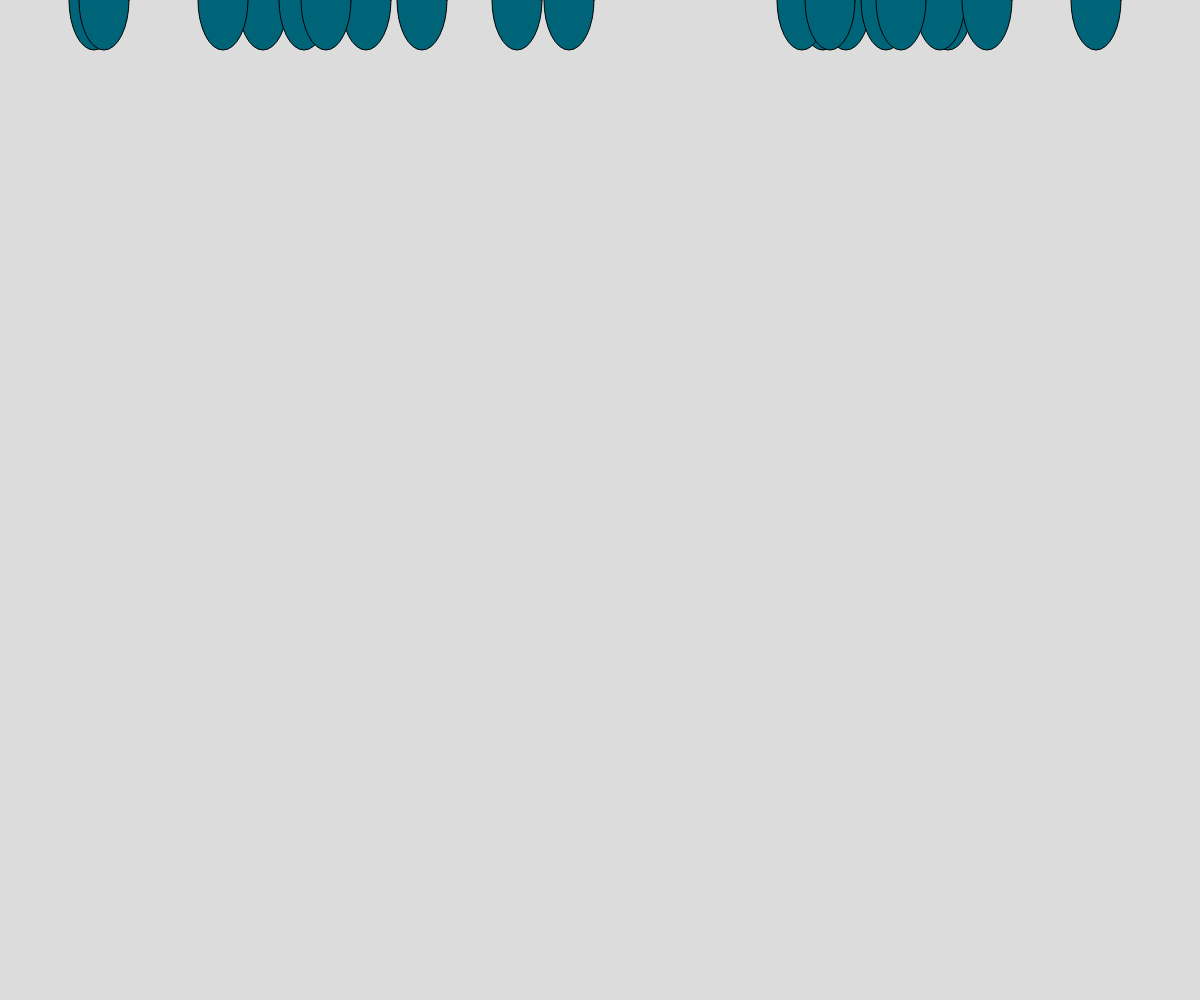
Frame 1 (no input)
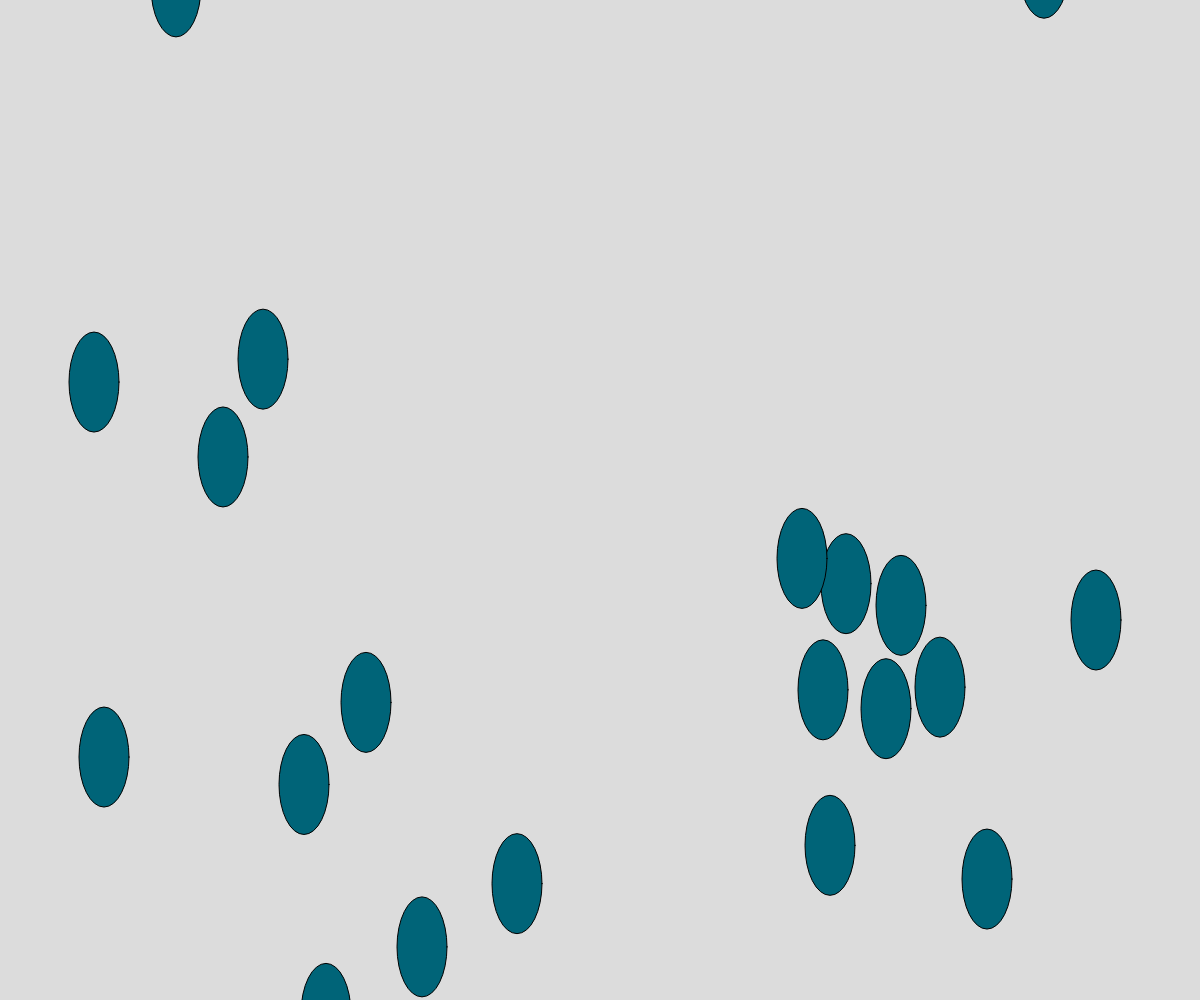
Frame 60 (no input)
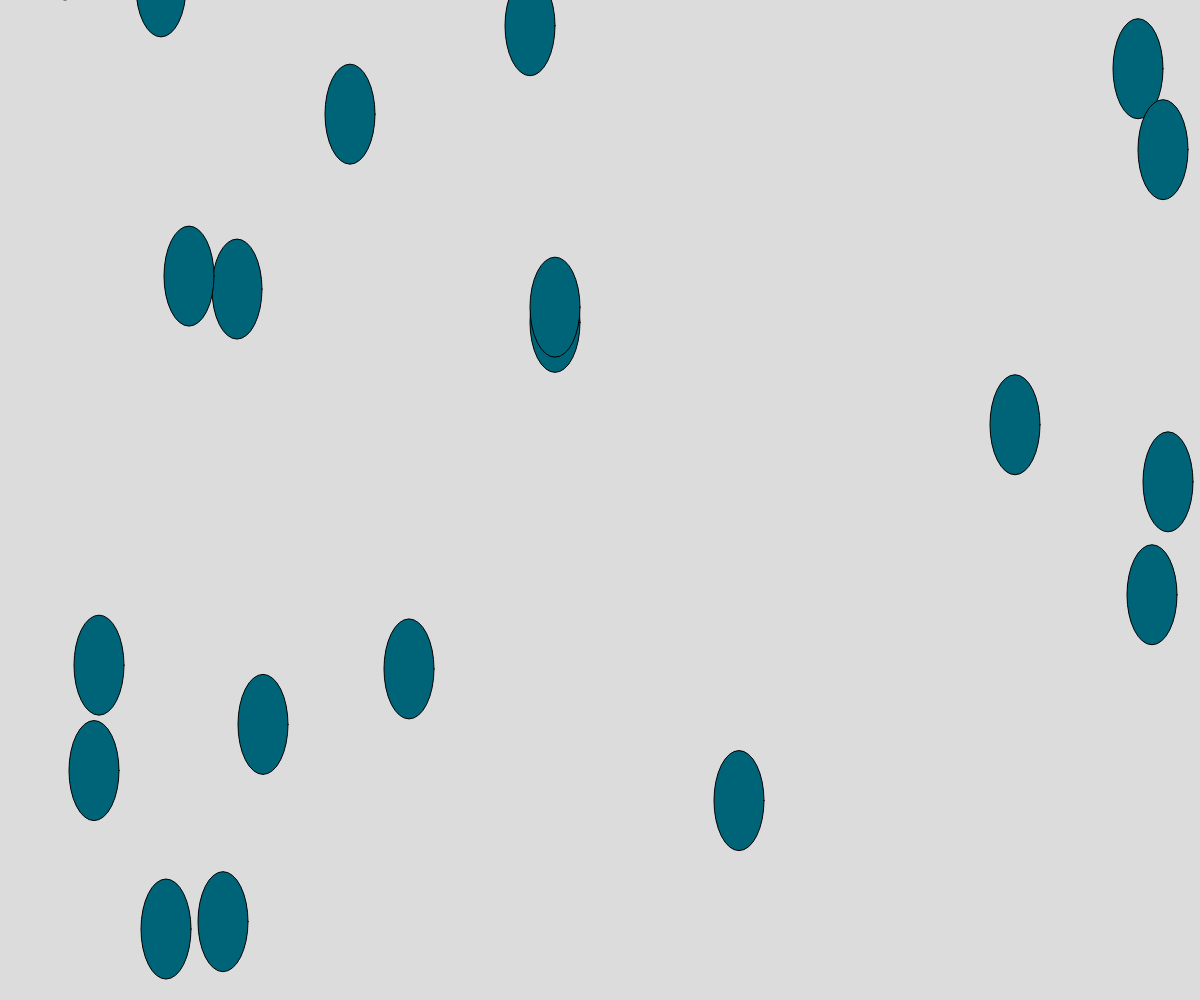
Frame 120 (the mouse pressed at the canvas centre since frame 60)

The p5.js sketch that drew these frames (run headless with seeded random() and noise() and a simulated clock; from frame 60 on, the mouse is pressed at the canvas centre):

// p5.js sketch
// ── sketch.js
rainSize = 5;
rainYIncAmount = [];
maxIncAmount = 20
minIncAmount = 5;
numRaindrops = 20;
dropsX = []
dropsY = []

function setup() {
  createCanvas(windowWidth, windowHeight);
  resetRaindrops()
}

function draw() {
  background(220);
  fill(0,100,120) // rain colour
  for (i = 0; i < numRaindrops;i++) {
  drawRaindrop(dropsX[i],dropsY[i])
  dropsY[i]+=rainYIncAmount[i];
  if (dropsY[i] > windowHeight+((20*rainSize)/2)) {
      dropsY[i] = -(20*rainSize/2)
      dropsX[i] = int(random(windowWidth-((10*rainSize))))+(10*rainSize)/2
  }
  }
}
function drawRaindrop(x,y) {
  ellipse(x,y,10*rainSize,20*rainSize)
}
function resetRaindrops() {
  for (i = 0; i < numRaindrops;i++) {
    dropsX[i] = int(random(windowWidth-((10*rainSize))))+(10*rainSize)/2
  }
  for (i = 0; i < numRaindrops;i++) {
    dropsY[i] = 0
  }
  for (i = 0; i < numRaindrops;i++) {
    rainYIncAmount[i] = random(maxIncAmount-minIncAmount)+minIncAmount
  }
}
